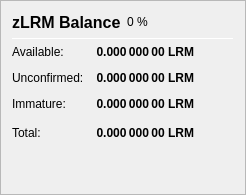
                   <widget class="QFrame" name="frame_ZerocoinBalances">
                    <property name="frameShape">
                     <enum>QFrame::StyledPanel</enum>
                    </property>
                    <property name="frameShadow">
                     <enum>QFrame::Raised</enum>
                    </property>
                    <layout class="QVBoxLayout" name="verticalLayout_7">
                     <item>
                      <layout class="QHBoxLayout" name="horizontalLayout_8" stretch="0,0,0">
                       <item>
                        <widget class="QLabel" name="label_5z_3">
                         <property name="minimumSize">
                          <size>
                           <width>0</width>
                           <height>20</height>
                          </size>
                         </property>
                         <property name="font">
                          <font>
                           <pointsize>12</pointsize>
                           <weight>75</weight>
                           <bold>true</bold>
                          </font>
                         </property>
                         <property name="text">
                          <string>zLRM Balance</string>
                         </property>
                        </widget>
                       </item>
                       <item>
                        <widget class="QLabel" name="labelzLRMPercent">
                         <property name="text">
                          <string notr="true">0 %</string>
                         </property>
                        </widget>
                       </item>
                       <item>
                        <spacer name="horizontalSpacer_11">
                         <property name="orientation">
                          <enum>Qt::Horizontal</enum>
                         </property>
                         <property name="sizeHint" stdset="0">
                          <size>
                           <width>40</width>
                           <height>20</height>
                          </size>
                         </property>
                        </spacer>
                       </item>
                      </layout>
                     </item>
                     <item>
                      <widget class="Line" name="line_ZerocoinBalance">
                       <property name="minimumSize">
                        <size>
                         <width>0</width>
                         <height>1</height>
                        </size>
                       </property>
                       <property name="maximumSize">
                        <size>
                         <width>16777215</width>
                         <height>1</height>
                        </size>
                       </property>
                       <property name="orientation">
                        <enum>Qt::Horizontal</enum>
                       </property>
                      </widget>
                     </item>
                     <item>
                      <layout class="QGridLayout" name="gridLayout_5">
                       <property name="spacing">
                        <number>12</number>
                       </property>
                       <item row="1" column="0">
                        <widget class="QLabel" name="labelzBalanceMatureText">
                         <property name="toolTip">
                          <string>Mature: more than 20 confirmation and more than 1 mint of the same denomination after it was minted.
These zLRM are spendable.</string>
                         </property>
                         <property name="text">
                          <string>Available:</string>
                         </property>
                        </widget>
                       </item>
                       <item row="1" column="1">
                        <widget class="QLabel" name="labelzBalanceMature">
                         <property name="font">
                          <font>
                           <weight>75</weight>
                           <bold>true</bold>
                          </font>
                         </property>
                         <property name="toolTip">
                          <string>Mature: more than 20 confirmation and more than 1 mint of the same denomination after it was minted.
These zLRM are spendable.</string>
                         </property>
                         <property name="text">
                          <string notr="true">0.000 000 00 LRM</string>
                         </property>
                         <property name="alignment">
                          <set>Qt::AlignRight|Qt::AlignTrailing|Qt::AlignVCenter</set>
                         </property>
                        </widget>
                       </item>
                       <item row="2" column="0">
                        <widget class="QLabel" name="labelzBalanceUnconfirmedText">
                         <property name="toolTip">
                          <string>Unconfirmed: less than 20 confirmations
Immature: confirmed, but less than 1 mint of the same denomination after it was minted</string>
                         </property>
                         <property name="text">
                          <string>Unconfirmed:</string>
                         </property>
                        </widget>
                       </item>
                       <item row="2" column="1">
                        <widget class="QLabel" name="labelzBalanceUnconfirmed">
                         <property name="font">
                          <font>
                           <weight>75</weight>
                           <bold>true</bold>
                          </font>
                         </property>
                         <property name="toolTip">
                          <string>Unconfirmed: less than 20 confirmations
Immature: confirmed, but less than 1 mint of the same denomination after it was minted</string>
                         </property>
                         <property name="text">
                          <string notr="true">0.000 000 00 LRM</string>
                         </property>
                         <property name="alignment">
                          <set>Qt::AlignRight|Qt::AlignTrailing|Qt::AlignVCenter</set>
                         </property>
                        </widget>
                       </item>
                       <item row="3" column="0">
                        <widget class="QLabel" name="labelzBalanceImmatureText">
                         <property name="toolTip">
                          <string>Unconfirmed: less than 20 confirmations
Immature: confirmed, but less than 1 mint of the same denomination after it was minted</string>
                         </property>
                         <property name="text">
                          <string>Immature:</string>
                         </property>
                        </widget>
                       </item>
                       <item row="3" column="1">
                        <widget class="QLabel" name="labelzBalanceImmature">
                         <property name="font">
                          <font>
                           <weight>75</weight>
                           <bold>true</bold>
                          </font>
                         </property>
                         <property name="toolTip">
                          <string>Unconfirmed: less than 20 confirmations
Immature: confirmed, but less than 1 mint of the same denomination after it was minted</string>
                         </property>
                         <property name="text">
                          <string notr="true">0.000 000 00 LRM</string>
                         </property>
                         <property name="alignment">
                          <set>Qt::AlignRight|Qt::AlignTrailing|Qt::AlignVCenter</set>
                         </property>
                        </widget>
                       </item>
                       <item row="4" column="0">
                        <widget class="QLabel" name="labelzBalanceText">
                         <property name="toolTip">
                          <string>Your current zLRM balance, unconfirmed and immature zLRM included.</string>
                         </property>
                         <property name="text">
                          <string>Total:</string>
                         </property>
                        </widget>
                       </item>
                       <item row="4" column="1">
                        <widget class="QLabel" name="labelzBalance">
                         <property name="font">
                          <font>
                           <weight>75</weight>
                           <bold>true</bold>
                          </font>
                         </property>
                         <property name="cursor">
                          <cursorShape>IBeamCursor</cursorShape>
                         </property>
                         <property name="toolTip">
                          <string>Your current zLRM balance, unconfirmed and immature zLRM included.</string>
                         </property>
                         <property name="text">
                          <string notr="true">0.000 000 00 LRM</string>
                         </property>
                         <property name="alignment">
                          <set>Qt::AlignRight|Qt::AlignTrailing|Qt::AlignVCenter</set>
                         </property>
                         <property name="textInteractionFlags">
                          <set>Qt::LinksAccessibleByMouse|Qt::TextSelectableByKeyboard|Qt::TextSelectableByMouse</set>
                         </property>
                        </widget>
                       </item>
                       <item row="4" column="2">
                        <spacer name="horizontalSpacer_4">
                         <property name="orientation">
                          <enum>Qt::Horizontal</enum>
                         </property>
                         <property name="sizeHint" stdset="0">
                          <size>
                           <width>40</width>
                           <height>20</height>
                          </size>
                         </property>
                        </spacer>
                       </item>
                      </layout>
                     </item>
                     <item>
                      <spacer name="verticalSpacer_4">
                       <property name="orientation">
                        <enum>Qt::Vertical</enum>
                       </property>
                       <property name="sizeHint" stdset="0">
                        <size>
                         <width>20</width>
                         <height>40</height>
                        </size>
                       </property>
                      </spacer>
                     </item>
                    </layout>
                   </widget>
